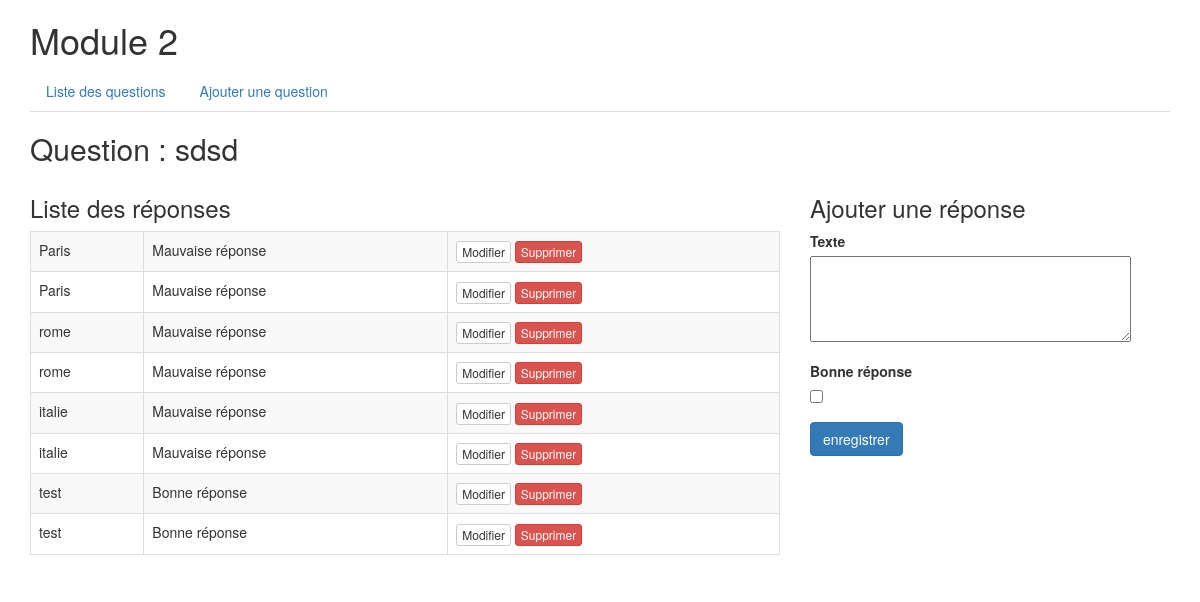
Page /?route=answer/manage&id_question=4 on the committed database.
### tables this page shows
CREATE TABLE `question` (
  `id` int(11) NOT NULL,
  `title` varchar(255) NOT NULL,
  `category` varchar(100) NOT NULL,
  `level` tinyint(4) NOT NULL
);

CREATE TABLE `answer` (
  `id` int(11) NOT NULL,
  `body` text NOT NULL,
  `correct` tinyint(1) NOT NULL,
  `id_question` int(11) NOT NULL
);

### answer/manage.php (the view, shortened to what this page needs)
<?php
if (isset($_GET['id_question'])) {
  $id_question = $_GET['id_question'];
  $query = $db->prepare(
    'SELECT title
    FROM question
    WHERE id= :id_question
     ');
  $query->execute(array(
    ':id_question' =>intval($id_question)
  ));
  $title = $query->fetch(PDO::FETCH_OBJ)->title;
  $query2=$db->prepare(
    'SELECT id, body,correct
    FROM answer
    WHERE id_question = :id_question
    ');
  $query2->execute(array(
    ':id_question' => $id_question
  ));
  $answers = $query2->fetchAll(PDO::FETCH_OBJ);
}
?>
<h2>Question : <?= $title ?></h2>
  <div class="row">
    <div class="col-md-8">
      <?php if(sizeof($answers) ==0): ?>
        <div class="alert alert-warning">Aucune réponse enregistrée</div>
      <?php else: ?>
      <h3>Liste des réponses</h3>
      <table class="table table-bordered table-striped">
        <?php foreach($answers as $answer): ?>
          <tr>
            <td><?=$answer->body ?></td>
            <td>
              <?php
              echo ($answer->correct ==1) ? 'Bonne' : 'Mauvaise';
               ?>&nbsp;réponse
            </td>
            <td>
              <?php
                $url = '?route=answer/delete&id_answer=' . $answer->id;
                $url .= '&id_question=' . $id_question;
               ?>
              <a
              class="btn btn-default btn-xs"
              href="#">Modifier</a>
              <a
              class="btn btn-danger btn-xs"
              href="<?= $url ?>">Supprimer</a>
            </td>
          </tr>
        <?php endforeach ?>
      </table>
      <?php endif ?>
    </div>
    <div class="col-md-4">
      <h3>Ajouter une réponse</h3>
      <form class="" method="post" class="well">
        <div class="form-group">
          <label for="body">Texte</label><br>
          <textarea name="body" rows="4" cols="40" required></textarea>
        </div>
        <div class="form-group">
          <label for="correct">Bonne réponse</label><br>
          <input type="checkbox" name="correct">
        </div>
        <input type="submit" name="submit" value="enregistrer" class="btn btn-primary">
      </form>
    </div>
  </div>

### index.php (shortened to what this page needs)
<?php
include('routes.php');
if (isset($_GET['route'])) {
  $route = $_GET['route'];
}
 ?>
<!DOCTYPE html>
<html>
  <head>
    <link rel="stylesheet" href="https://maxcdn.bootstrapcdn.com/bootstrap/3.3.7/css/bootstrap.min.css">
  </head>
  <body>
    <div class="container">
      <header>
        <h1>Module 2</h1>
        <nav>
          <ul class="nav nav-tabs">
            <li><a href="?route=question/list">Liste des questions</a></li>
            <li><a href="?route=question/add">Ajouter une question</a></li>
          </ul>
        </nav>
      </header>
      <?php
      if (isset($route)) {
        include($routes[$route]);
      }
       ?>
     </div>
  </body>
</html>

### rows in the picture
question: title "sdsd"
answer: body "Paris", correct "Mauvaise"
answer: body "Paris", correct "Mauvaise"
answer: body "rome", correct "Mauvaise"
answer: body "rome", correct "Mauvaise"
answer: body "italie", correct "Mauvaise"
answer: body "italie", correct "Mauvaise"
answer: body "test", correct "Bonne"
answer: body "test", correct "Bonne"
